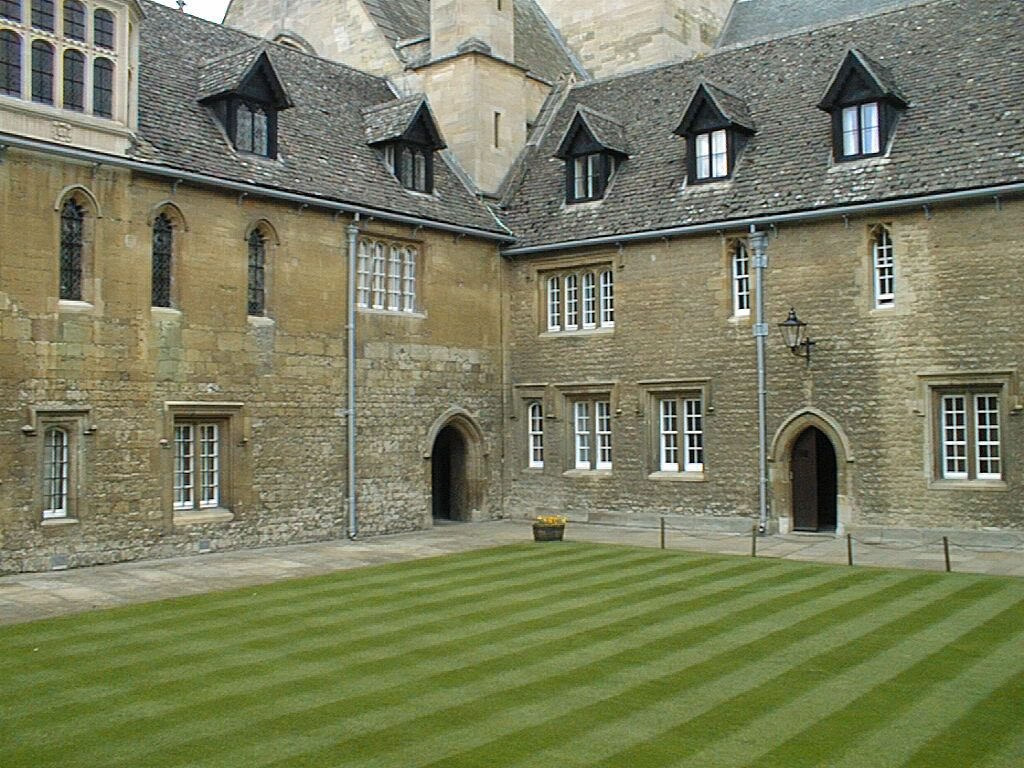
#> input picture TP3_Fundamental_matrix/MultiView/Merton1/002.jpg, 1024 x 768 px
$ python Fundamental.py
#> lines starting #> are read from the running program, lines starting #| are printed output that depends on the picture
import cv2
import numpy as np
from matplotlib import pyplot as plt

# [5 lines of commented-out code are left out]
input1 = cv2.imread('MultiView/Merton1/002.jpg')  #queryimage # left image
#> input1 is the input picture: shape (768, 1024, 3); mean B, G, R 95.5, 126, 122.1
input2 = cv2.imread('MultiView/Merton1/003.jpg')  #queryimage # left image
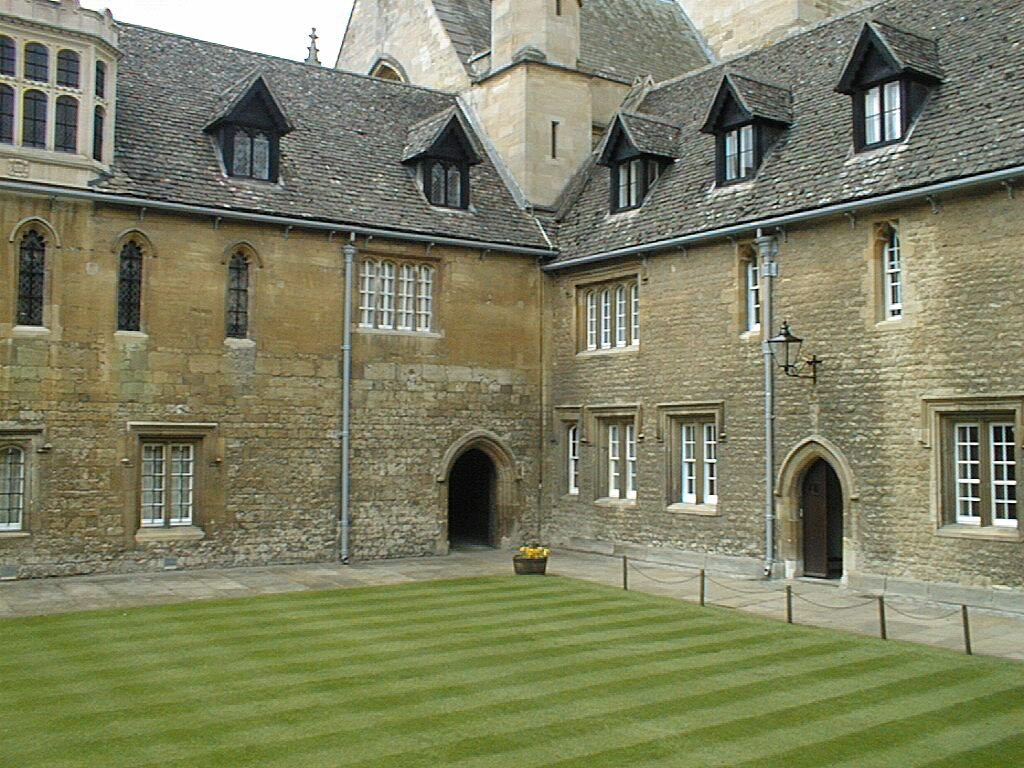
#> input picture TP3_Fundamental_matrix/MultiView/Merton1/003.jpg, 1024 x 768 px
#> input2 is the input picture: shape (768, 1024, 3); mean B, G, R 98.5, 128, 125.6
# input1 = cv2.imread('MultiView/ToyHouse/house.005.pgm')  #queryimage # left image
# input2 = cv2.imread('MultiView/ToyHouse/house.006.pgm')  #queryimage # left image

#Conversion en niveaux de gris
img1 =  cv2.cvtColor(input1,cv2.COLOR_BGR2GRAY)
img2 =  cv2.cvtColor(input2,cv2.COLOR_BGR2GRAY)
###### Detection des points clefs
kaze = cv2.KAZE_create(upright = False,#Par défaut : false
                      threshold = 0.001,#Par défaut : 0.001
                      nOctaves = 4,#Par défaut : 4
                      nOctaveLayers = 4,#Par défaut : 4
                      diffusivity = 2)#Par défaut : 2

# détection des points KAZE et calcul des descripteurs M-SURF
kp1, des1 = kaze.detectAndCompute(img1,None)
#> kp1 = 3318 keypoints; strongest (x, y, size): (719, 150, 29), (704, 152, 26.7), (721, 140, 12.7), (720, 167, 10.1)
kp2, des2 = kaze.detectAndCompute(img2,None)
#> kp2 = 3343 keypoints; strongest (x, y, size): (895, 107, 36.3), (874, 114, 31.6), (875, 100, 16.5), (896, 95, 15.7)

print('Nb de points KAZE : ' + str(len(kp1)) + ' (gauche) ' + str(len(kp2)) + ' (droite)')
#| Nb de points KAZE : 3318 (gauche) 3343 (droite)
imgd=img1
imgd = cv2.drawKeypoints(img1, kp1, imgd,-1,flags=4)
plt.imshow(imgd),plt.title('%i Points KAZE (Image de gauche)'%len(kp1))
plt.show()

pts1 = []
pts2 = []

#Distance L2 pour descripteur M-SURF (KAZE)
bf = cv2.BFMatcher(cv2.NORM_L2, crossCheck=False)
# Extraction de la liste des 2-plus-proches-voisins
matches = bf.knnMatch(des1,des2, k=2)
#> matches = 3318 matches

# Filtrage des appariements par application du ratio test
good = []
for m,n in matches:
  if m.distance < 0.7*n.distance:
    pts2.append(kp2[m.trainIdx].pt)
    pts1.append(kp1[m.queryIdx].pt)
    good.append([m])
#> after the loop, good = 521 matches; pts1 = 521 pairs, first value 30.06 to 994.5, second value 5.7 to 568.6; pts2 = 521 pairs, first value 9.98 to 1012.7, second value 24.91 to 645.1

mfilt_image = np.array([])
draw_params = dict(matchColor = (0,255,0),
                   singlePointColor = (255,0,0),
                   flags = 0)
mfilt_image = cv2.drawMatchesKnn(img1,kp1,img2,kp2,good,None,**draw_params)
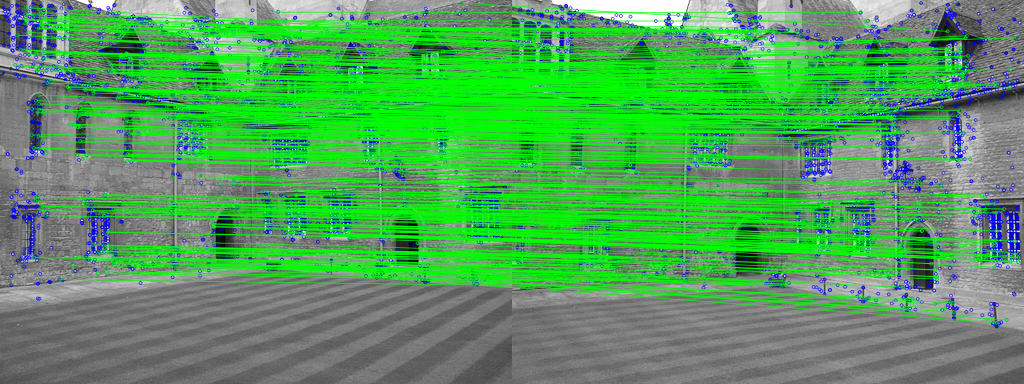
#> mfilt_image: shape (768, 2048, 3) (shown at 1/2 size); mean of channels 0, 1, 2 92.6, 158.8, 83.3; drawn as B, G, R
pts1 = np.float32(pts1)
pts2 = np.float32(pts2)
print('Nb de paires sélectionnées : ' + str(pts1.shape[0]))
#| Nb de paires sélectionnées : 521

plt.figure(figsize=(15, 5))
plt.imshow(mfilt_image)
plt.title('Appariement filtré : %i paires conservées' %pts1.shape[0])
plt.show()

##### Definition of some helper functions
def drawlines(img1,img2,lines,pts1,pts2):
    ''' img1 - image on which we draw the epilines for the points in img2
        lines - corresponding epilines '''
    r,c = img1.shape
    img1 = cv2.cvtColor(img1,cv2.COLOR_GRAY2BGR)
    img2 = cv2.cvtColor(img2,cv2.COLOR_GRAY2BGR)
    for r,pt1,pt2 in zip(lines,pts1,pts2):
        color = tuple(cv2.cvtColor(np.asarray([[[np.random.randint(0,180),255,255]]],dtype=np.uint8),cv2.COLOR_HSV2BGR)[0,0,:].tolist())
        x0,y0 = map(int, [0, -r[2]/r[1] ])
        x1,y1 = map(int, [c, -(r[2]+r[0]*c)/r[1] ])
        img1 = cv2.line(img1, (x0,y0), (x1,y1), color,2)
        img1 = cv2.circle(img1,tuple(pt1),5,color,-1)
        img2 = cv2.circle(img2,tuple(pt2),5,color,-1)
    return img1,img2

def drawFundamental(img1,img2,pts1,pts2,F):
    # Find epilines corresponding to some points in right image (second image) and
    # drawing its lines on left image
    indexes = np.random.randint(0, pts1.shape[0], size=(10))
    indexes = range(pts1.shape[0])

    samplePt1 = pts1[indexes,:]
    samplePt2 = pts2[indexes,:]

    lines1 = cv2.computeCorrespondEpilines(samplePt2.reshape(-1,1,2), 2,F)
    lines1 = lines1.reshape(-1,3)
    img5,img6 = drawlines(img1,img2,lines1,samplePt1,samplePt2)

    # Find epilines corresponding to points in left image (first image) and
    # drawing its lines on right image
    lines2 = cv2.computeCorrespondEpilines(samplePt1.reshape(-1,1,2), 1,F)
    lines2 = lines2.reshape(-1,3)
    img3,img4 = drawlines(img2,img1,lines2,samplePt2,samplePt1)
    return img5, img3


###### Calcul de la Matrice Fondamentale avec OpenCV RANSAC
FRansac, mask = cv2.findFundamentalMat(pts1,pts2,cv2.FM_RANSAC,
                         ransacReprojThreshold = 0.5, # Distance max de reprojection en pixels pour un inlier
                         confidence = 0.99) # Niveau de confiance désiré
#> FRansac = [[4.67e-08, -7.65e-07, 7.83e-05], [5.59e-06, 1.16e-07, -0.0208], [-0.00197, 0.0192, 1]]; mask = 521 values, max 1 at index 8, min 0 at index 0, mean 0.461
print('Nb inliers RANSAC : ' + str(mask.sum()))
#| Nb inliers RANSAC : 240

# on affiche que les inliers
inlierpts1 = pts1[mask.ravel()==1]
#> inlierpts1 = 240 pairs, first value 67.55 to 988, second value 49.84 to 558.6
inlierpts2 = pts2[mask.ravel()==1]
#> inlierpts2 = 240 pairs, first value 28.95 to 1005, second value 58.69 to 571.6

# tracer les droites epipolaires
imgL, imgR = drawFundamental(img1,img2,inlierpts1,inlierpts2,FRansac)
#> in drawFundamental, `samplePt1 = pts1[indexes,:]`: samplePt1 has the same summary as inlierpts1 outside drawFundamental
#> in drawFundamental, `samplePt2 = pts2[indexes,:]`: samplePt2 has the same summary as inlierpts2 outside drawFundamental
#> in drawFundamental, `lines1 = cv2.computeCorrespondEpilines(samplePt2.reshape(-1,1,2), 2,F)`: lines1 = 240 rows, first 8: [-0.0839, 0.996, -16.54], [-0.0848, 0.996, -13.08], [-0.085, 0.996, -12.32], [-0.0784, 0.997, -36.77], [-0.0597, 0.998, -106.9], [-0.0515, 0.999, -137.5], [-0.0611, 0.998, -101.7], [-0.0502, 0.999, -142.4]
#> the loop in drawlines, `for r,pt1,pt2 in zip(lines,pts1,pts2):` made 240 passes
#> (r, pt1, pt2, color, y0, y1) on passes 1 to 3: ([-0.0839, 0.996, -16.54], [397.6, 49.84], [467.7, 64.92], (0, 255, 204), 16, 102), ([-0.0848, 0.996, -13.08], [454, 51.76], [508.9, 61.91], (230, 255, 0), 13, 100), ([-0.085, 0.996, -12.32], [474.6, 52.6], [525.8, 61.27], (85, 255, 0), 12, 99)
#> after the loop in drawlines, `for r,pt1,pt2 in zip(lines,pts1,pts2):`:
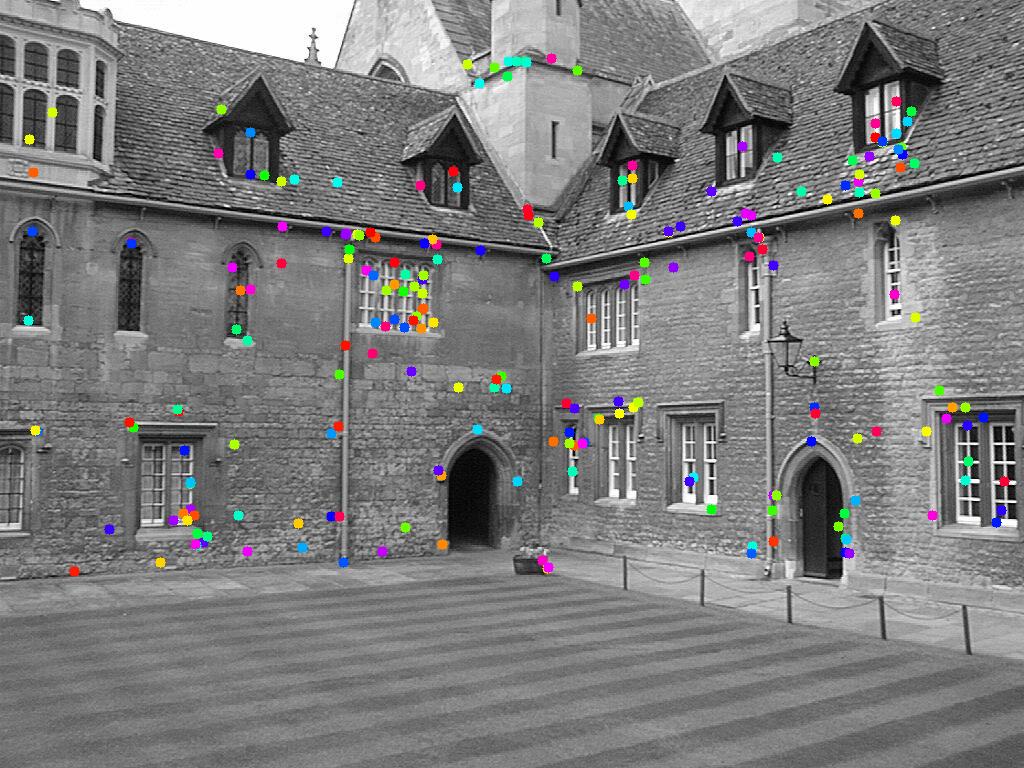
#> img2: shape (768, 1024, 3); mean B, G, R 124.1, 124.1, 124.2
#> in drawFundamental, `lines2 = cv2.computeCorrespondEpilines(samplePt1.reshape(-1,1,2), 1,F)`: lines2 = 240 rows, first 8: [0.00316, -1, 63.22], [0.00328, -1, 60.24], [0.00332, -1, 59.27], [0.0024, -1, 82.36], [-0.000169, -1, 146.9], [-0.00129, -1, 175.2], [3.62e-06, -1, 142.6], [-0.00147, -1, 179.7]
#> the loop in drawlines (call 2), `for r,pt1,pt2 in zip(lines,pts1,pts2):` made 240 passes
#> (r, pt1, pt2, color, y0, y1) on passes 1 to 3: ([0.00316, -1, 63.22], [467.7, 64.92], [397.6, 49.84], (153, 0, 255), 63, 66), ([0.00328, -1, 60.24], [508.9, 61.91], [454, 51.76], (238, 255, 0), 60, 63), ([0.00332, -1, 59.27], [525.8, 61.27], [474.6, 52.6], (0, 255, 230), 59, 62)
#> after the loop in drawlines (call 2), `for r,pt1,pt2 in zip(lines,pts1,pts2):`:
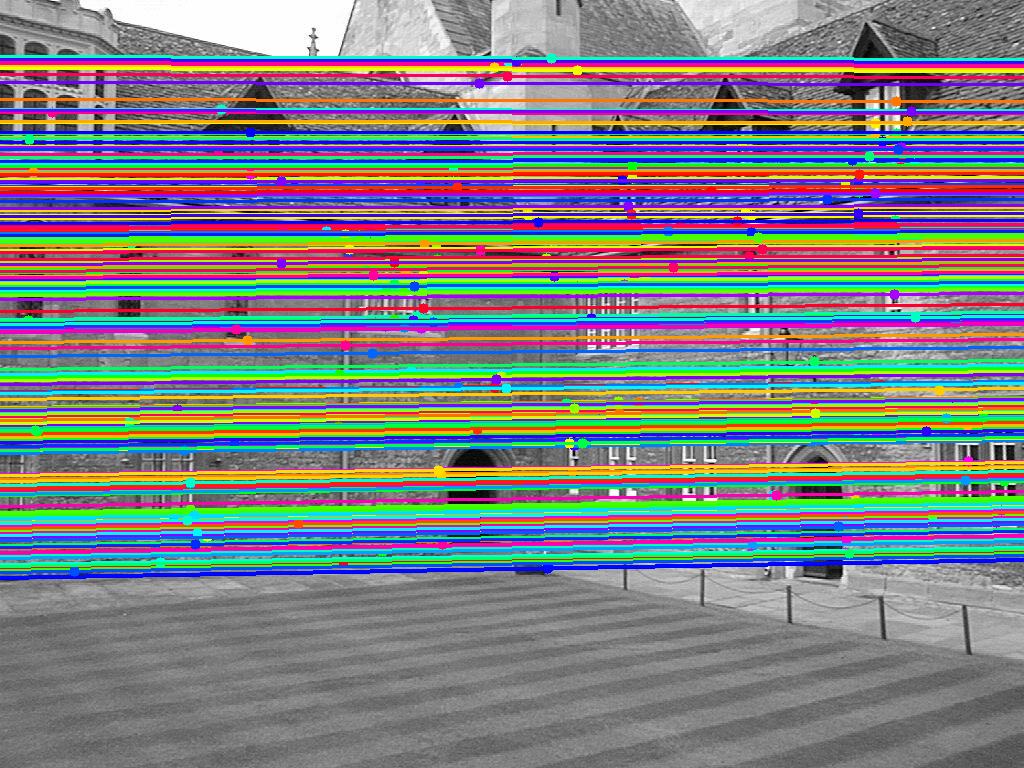
#> img1: shape (768, 1024, 3); mean B, G, R 130.2, 127.5, 125.8
#> after the loop in drawlines (call 2), `for r,pt1,pt2 in zip(lines,pts1,pts2):`:
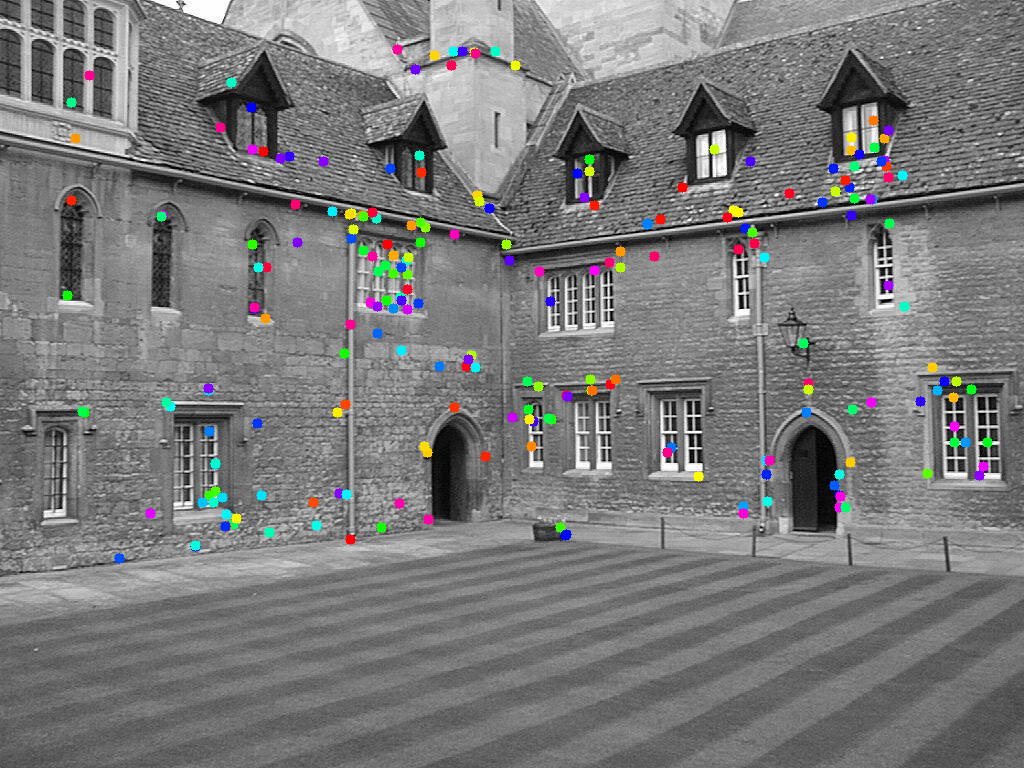
#> img2: shape (768, 1024, 3); mean B, G, R 121.5, 121.5, 121.4
plt.figure(figsize=(15, 5))
plt.subplot(121),plt.imshow(imgL)
plt.title('Lignes épipolaires des %i inliers (gauche)' %mask.sum())
plt.subplot(122),plt.imshow(imgR)
plt.title('Lignes épipolaires des %i inliers (droite)' %mask.sum())
plt.show()
#> figure, not shown here; B, G, R data is drawn as R, G, B


## rectification des images
# Calcul de la matrice d'Honographie
# imsize = imgL.shape[0:2]
# print(imsize)
imsize = (imgL.shape[1], imgL.shape[0])
#> imsize = (1024, 768)
res, H1, H2 = cv2.stereoRectifyUncalibrated(pts1, pts2, FRansac, imsize)
#> res = True; H1 = [[-0.0161, 0.00103, -1.14], [0.00199, -0.0192, -1.06], [5.7e-06, 1.1e-07, -0.0212]]; H2 = [[0.979, -0.00961, 14.37], [-0.0058, 1, 2.93], [-4.06e-05, 3.99e-07, 1.02]]
imgL = cv2.warpPerspective(imgL, H1, imsize)
imgR = cv2.warpPerspective(imgR, H2, imsize)
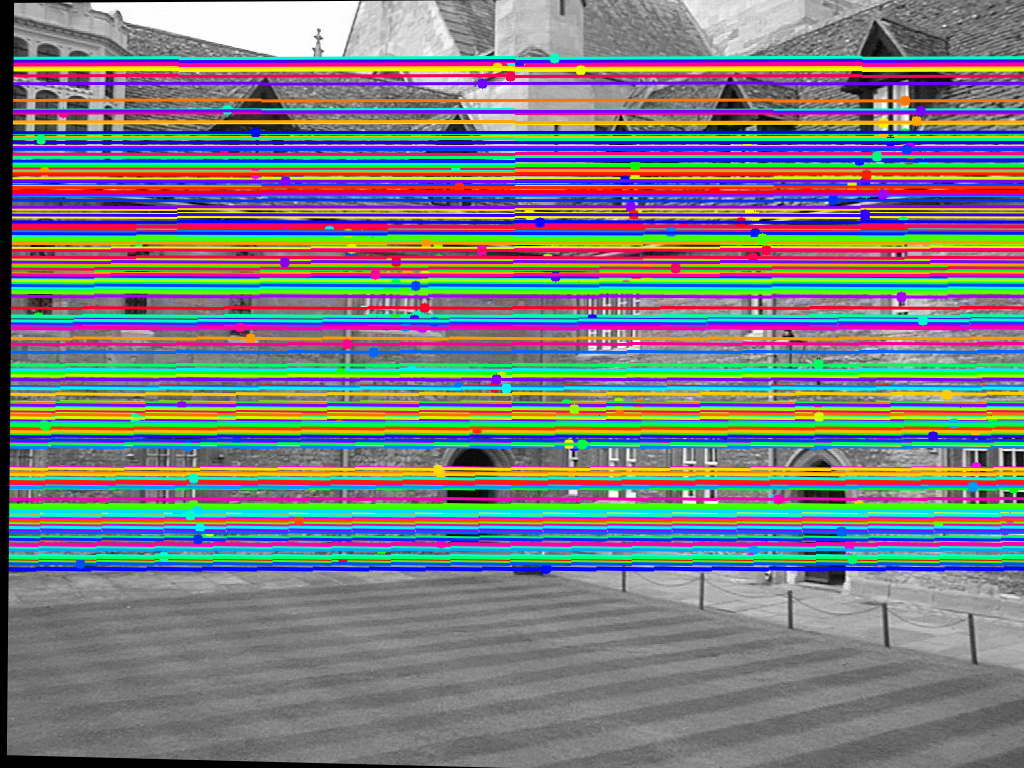
#> imgR: shape (768, 1024, 3); mean B, G, R 128.3, 125.7, 124

# tracer les résultats de rectification
plt.figure(figsize=(15, 5))
plt.subplot(121),plt.imshow(imgL)
plt.title('Rectification d\'image (gauche)')
plt.subplot(122),plt.imshow(imgR)
plt.title('Rectification d\'image (droite)')
plt.show()
#> figure, not shown here; B, G, R data is drawn as R, G, B
